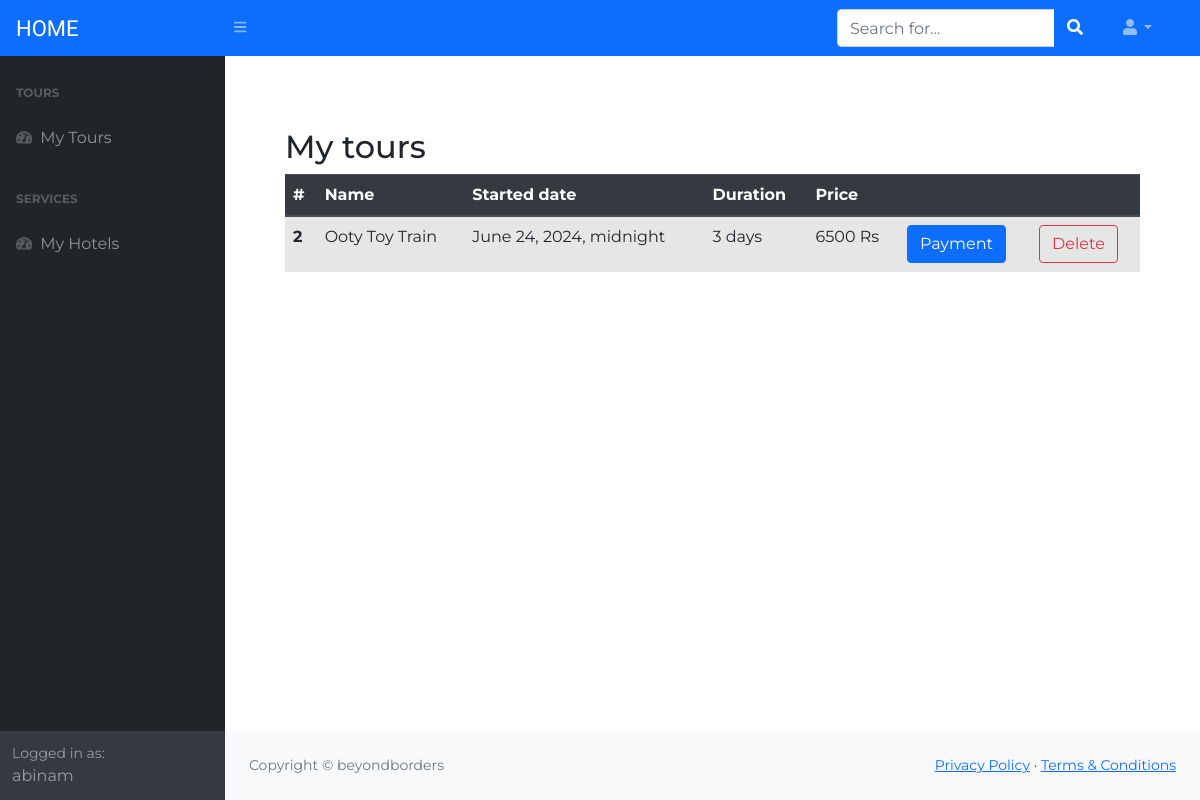
The page /order (signed in) on the database its author committed.
### web_tech_django/apps/blog/models.py (models this page shows, shortened)
class OrderTour(models.Model):
    customer = models.ForeignKey(settings.AUTH_USER_MODEL, on_delete=models.CASCADE)
    tour = models.ForeignKey(Tour, on_delete=models.CASCADE)
    ordered = models.BooleanField(default=False)

class Tour(models.Model):
    name = models.CharField('Tour name', max_length=60)
    description = models.TextField('Tour description')
    started = models.DateTimeField('Started date')
    expiry = models.DateField('Expiry date', null=True)
    duration = models.IntegerField('Tour duration')
    price = models.IntegerField('Tour price')
    image = models.ImageField('Tour image', upload_to='tours/')
    approved = models.BooleanField('Approved', default=False)

### web_tech_django/apps/blog/views.py (the view)
# urls.py: path('order', views.order, name='order'),
@login_required
def order(request):
    orders = OrderTour.objects.filter(customer=request.user)
    context = {
        'orders': orders,
    }
    return render(request, 'admin/user/user_order.html', context)

### web_tech_django/templates/admin/user/user_order.html (shortened to what this page needs)
{% extends 'admin/base_admin.html' %}
{% block content %}
    <div class="container">
        <h2>My tours</h2>
        <div class="orders">
            {% if orders %}
            <table class="table table-hover table-striped">
                    <thead class="thead-dark">
                        <tr>
                            <th scope="col">#</th>
                              <th scope="col">Name</th>
                              <th scope="col">Started date</th>
                              <th scope="col">Duration</th>
                              <th scope="col">Price</th>
                              <th scope="col"></th>
                              <th scope="col"></th>
                        </tr>
                    </thead>
                    <tbody>
                        {% for order in orders %}
                                <tr>
                                    <th scope="col">{{ order.id }}</th>
                                    <td>{{ order.tour.name }}</td>
                                    <td>{{ order.tour.started }}</td>
                                    <td>{{ order.tour.duration }} days</td>
                                    <td>{{ order.tour.price }} Rs</td>
                                    <td><a href="{% url 'blog:payment' %}" class="btn btn-primary">Payment</a></td>
                                    <td><a href="{% url 'blog:order_delete' id=order.id %}" class="btn btn-outline-danger">Delete</a></td>
                                </tr>
                        {% endfor %}
                    </tbody>
                </table>
                {% else %}
                    <div class="alert alert-warning d-flex justify-content-center">Tours are not available!</div>
                {% endif %}
        </div>
    </div>
{% endblock %}

### web_tech_django/templates/admin/base_admin.html (shortened to what this page needs)
{% load static %}
<!DOCTYPE html>
<html lang="en">
    <head>
        <link rel="stylesheet" href="https://maxcdn.bootstrapcdn.com/bootstrap/4.5.2/css/bootstrap.min.css">
        <link href="https://cdn.jsdelivr.net/npm/simple-datatables@latest/dist/style.css" rel="stylesheet" />
        <link href="../../static/adminpanel/css/styles.css" rel="stylesheet" />
        <link rel="stylesheet" href="{% static 'blog/css/admin.css' %}" />
    </head>
    <body class="sb-nav-fixed">
        <nav class="sb-topnav navbar navbar-expand navbar-dark bg-primary">
            <a class="navbar-brand ps-3 logo" href="{% url 'blog:index' %}"> HOME </a>
            <button class="btn btn-link btn-sm order-1 order-lg-0 me-4 me-lg-0" id="sidebarToggle" href="#!"><i class="fas fa-bars"></i></button>
            <form class="d-none d-md-inline-block form-inline ms-auto me-0 me-md-3 my-2 my-md-0">
                <div class="input-group">
                    <input class="form-control" type="text" placeholder="Search for..." aria-label="Search for..." aria-describedby="btnNavbarSearch" />
                    <button class="btn btn-primary" id="btnNavbarSearch" type="button"><i class="fas fa-search"></i></button>
                </div>
            </form>
            <ul class="navbar-nav ms-auto ms-md-0 me-3 me-lg-4">
                <li class="nav-item dropdown">
                    <a class="nav-link dropdown-toggle" id="navbarDropdown" href="#" role="button" data-bs-toggle="dropdown" aria-expanded="false"><i class="fas fa-user fa-fw"></i></a>
                </li>
            </ul>
        </nav>
        <div id="layoutSidenav">
            <div id="layoutSidenav_nav">
                <nav class="sb-sidenav accordion sb-sidenav-dark" id="sidenavAccordion">
                    <div class="sb-sidenav-menu">
                        <div class="nav">
                            {% if user is not None and user.is_staff%}
                                <div class="sb-sidenav-menu-heading">Tour</div>
                                <a class="nav-link" href="{% url 'blog:tours_list' %}">
                                    <div class="sb-nav-link-icon"><i class="fas fa-tachometer-alt"></i></div>
                                    Tours
                                </a>
                                <a class="nav-link" href="{% url 'blog:add_tour' %}">
                                    <div class="sb-nav-link-icon"><i class="fas fa-tachometer-alt"></i></div>
                                    Add Tour
                                </a>
                                <div class="sb-sidenav-menu-heading">Other</div>
                                <a class="nav-link" href="{% url 'blog:users_list' %}">
                                    <div class="sb-nav-link-icon"><i class="fas fa-tachometer-alt"></i></div>
                                    Users
                                </a>
                                <a class="nav-link" href="{% url 'blog:users_list' %}">
                                    <div class="sb-nav-link-icon"><i class="fas fa-tachometer-alt"></i></div>
                                    Hotel Checkout
                                </a>
                                <div class="sb-sidenav-menu-heading">Hotel</div>
                                <a class="nav-link" href="{% url 'blog:hotels_list' %}">
                                    <div class="sb-nav-link-icon"><i class="fas fa-tachometer-alt"></i></div>
                                    Hotels
                                </a>
                                <a class="nav-link" href="{% url 'blog:hotel_add' %}">
                                    <div class="sb-nav-link-icon"><i class="fas fa-tachometer-alt"></i></div>
                                    Add Hotel
                                </a>
                            {% else %}
                                <div class="sb-sidenav-menu-heading">Tours</div>
                                <a class="nav-link" href="{% url 'blog:order' %}">
                                        <div class="sb-nav-link-icon"><i class="fas fa-tachometer-alt"></i></div>
                                        My Tours
                                </a>
                                <div class="sb-sidenav-menu-heading">Services</div>
                                <a class="nav-link" href="{% url 'blog:myHotelOrders' %}">
                                        <div class="sb-nav-link-icon"><i class="fas fa-tachometer-alt"></i></div>
                                        My Hotels
                                </a>
                            {% endif %}
                        </div>
                    </div>
                    <div class="sb-sidenav-footer">
                        <div class="small">Logged in as:</div>
                        {% if user.is_staff %}
                            VENDOR
                        {% else %}
                            {{ user }}
                        {% endif %}
                    </div>
                </nav>
            </div>
            <div id="layoutSidenav_content">
                <main>
                    <div class="container p-5">
                                        {% block content %}{% endblock %}
                    </div>
                </main>
                <footer class="py-4 bg-light mt-auto">
                    <div class="container-fluid px-4">
                        <div class="d-flex align-items-center justify-content-between small">
                            <div class="text-muted">Copyright &copy; beyondborders</div>
                            <div>
                                <a href="#">Privacy Policy</a>
                                &middot;
                                <a href="#">Terms &amp; Conditions</a>
                            </div>
                        </div>
                    </div>
                </footer>
            </div>
        </div>
    </body>
</html>

### web_tech_django/static/blog/css/admin.css (style rules this page uses)
body { background-color: #fff; font-family: 'Montserrat', sans-serif; font-size: 16px; -webkit-transition: 0.5s; -o-transition: 0.5s; transition: 0.5s; }
.logo { font-family: "Josefin Sans"; font-size: 22px; }

### rows shown on the page
OrderTour: id "2", tour.name "Ooty Toy Train", tour.started "June 24, 2024, midnight", tour.duration "3", tour.price "6500"

### other values the page prints
{{ user }} "abinam"
